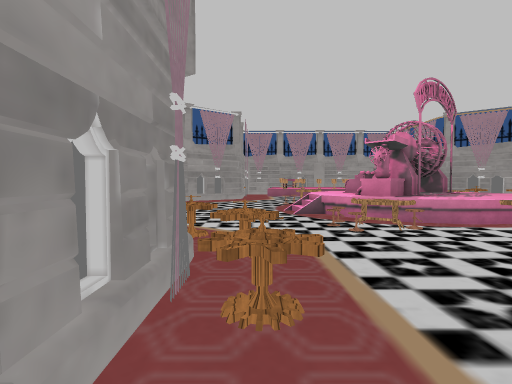
View 1 (above)

16 first-person views from a walk through a 3-D level made in the Unity game engine. The camera is 1.5 m above the floor, tilts 2° down and sees 80° across. Doors are open. The floor is counted in squares, 2 m on a side. Each view is taken from the middle of a square. On the plan, view 1 faces up. The plan holds only what a view shows up to about 10 squares ahead; the rest is blank. Some surface patterns are stand-ins.

View 2
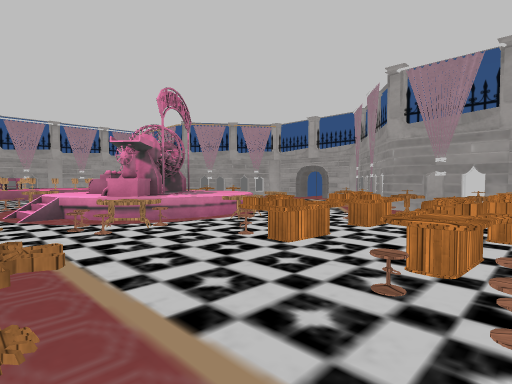

View 3
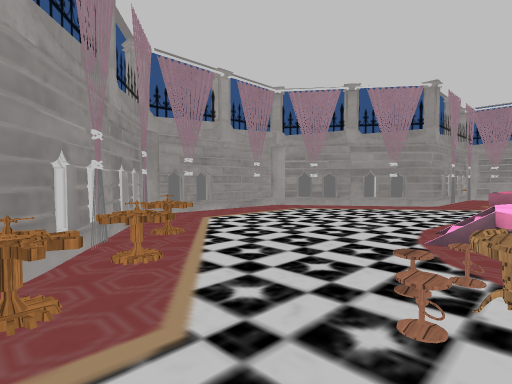

View 4
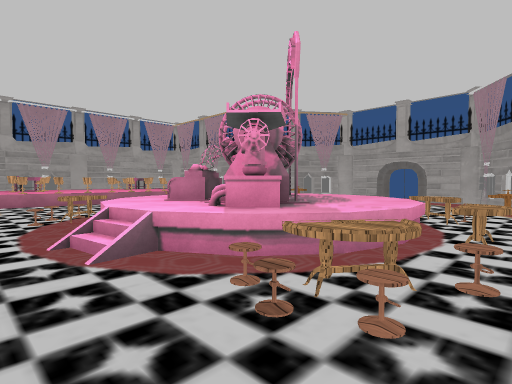

View 5
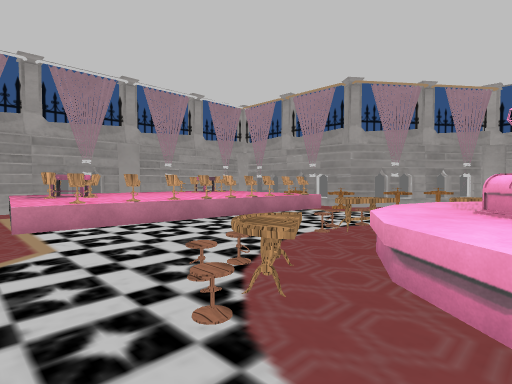

View 6
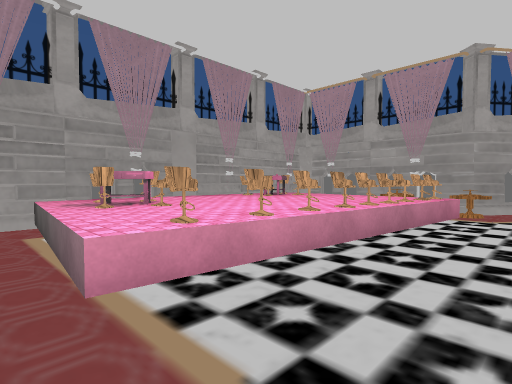

View 7
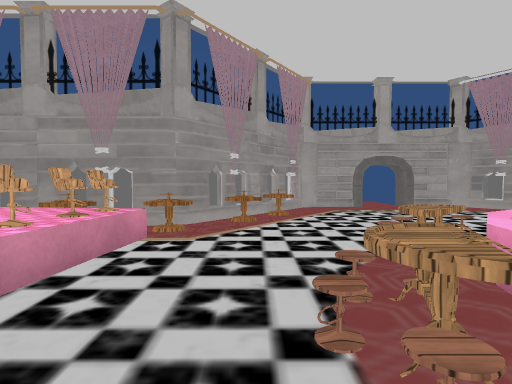

View 8
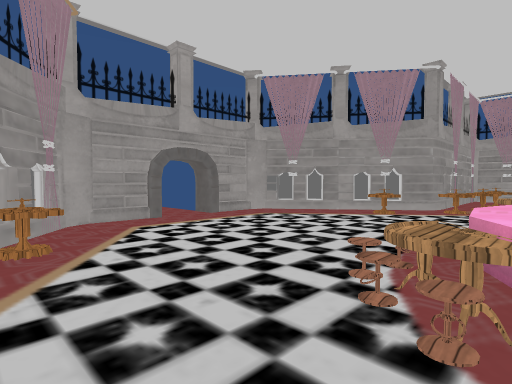

View 9
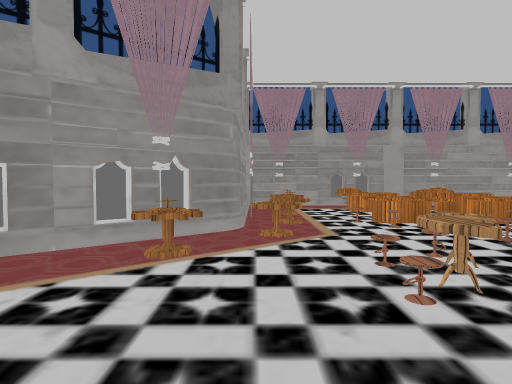

View 10
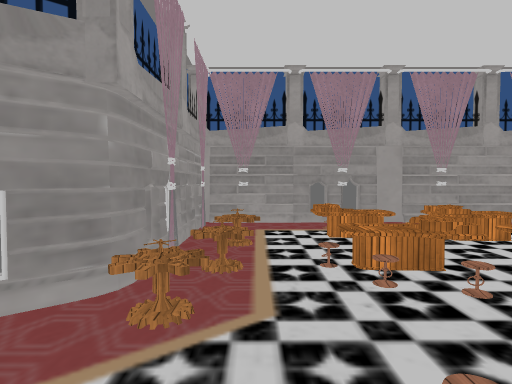

View 11
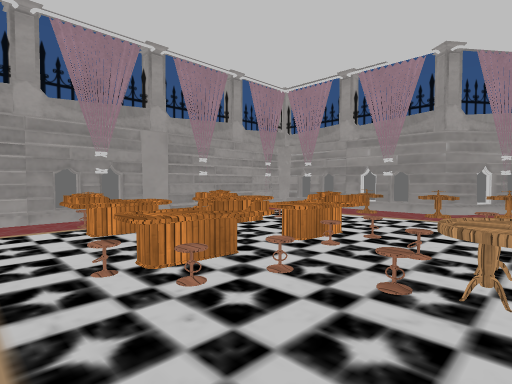

View 12
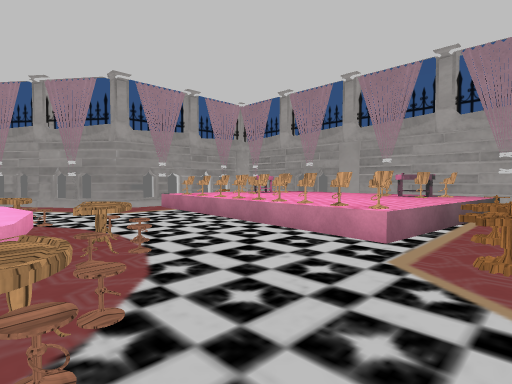

View 13
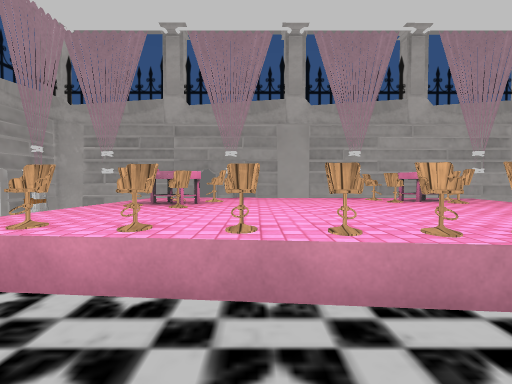

View 14
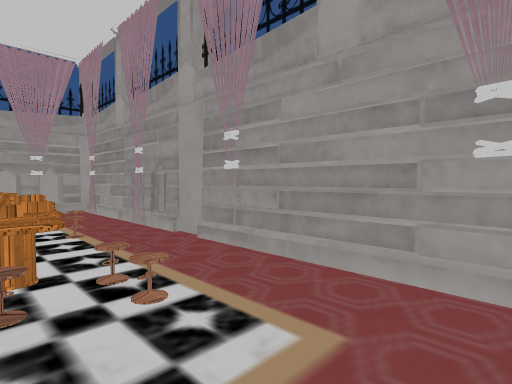

View 15
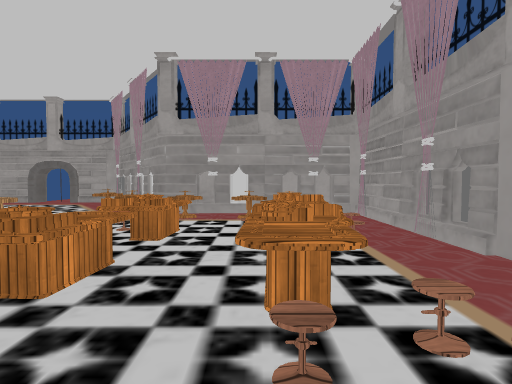

View 16
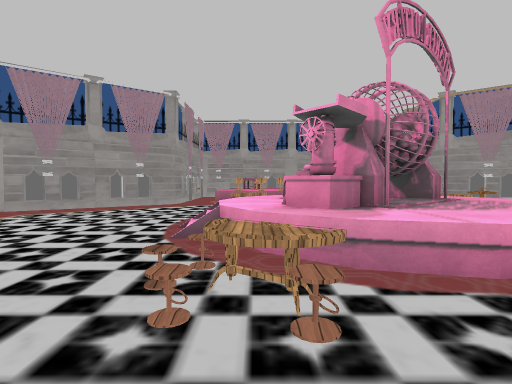

### Floor plan
Key: @ floor where view 1 was taken; # wall or solid block; x gap in a wall; . floor; / step, stairs or slope; D open door; = window, fence, low wall or low ledge; ^ raised ledge; T table; C chair; O other object.
Columns run from 5 left of view 1 to 12 right of it. Each row starts with its distance up from view 1.
 18     ##########
 17     O ^O^^CO^#
 16      .CC^^^^^##
 15     #.^^^^^^T##
 14     #xCCCCCC..#
 13    ##........T##
 12  ###.....C....T##
 11 ##....CC.CCC...T##
 10 #......T===TC....#
  9 #......==##=C....D
  8 #...../####=.....D
  7 #...../=###=.....#
  6 #......C=#=T/....#
  5 ###T..CTCTT//.T.##
  4   ##T..C.//..T###
  3    ##T../TT/.##
  2     #T..//TTT##
  1     #../TTTTT.#
  0     #@.C..CO..#
 -1     ##....x..##
 -2      #### ####

Positions as (right, up) in squares from view 1, and headings:
1: (0, 0), facing up
2: (0, 0), facing up-right
3: (2, 3), facing up-left
4: (0, 4), facing up-right
5: (0, 9), facing up-right
6: (0, 12), facing up-right
7: (3, 12), facing right
8: (6, 12), facing down-right
9: (8, 8), facing down
10: (7, 6), facing down
11: (7, 5), facing down-left
12: (8, 10), facing up-left
13: (3, 12), facing up
14: (0, 1), facing down-right
15: (1, 1), facing right
16: (2, 3), facing up
